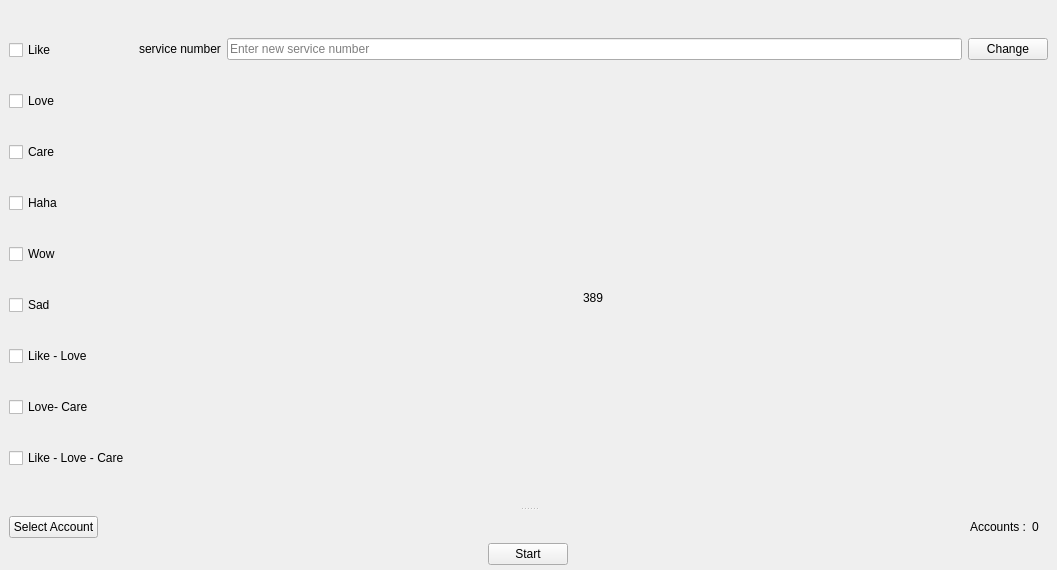
<?xml version="1.0" encoding="UTF-8"?>
<ui version="4.0">
 <class>Form</class>
 <widget class="QWidget" name="Form">
  <property name="geometry">
   <rect>
    <x>0</x>
    <y>0</y>
    <width>1057</width>
    <height>570</height>
   </rect>
  </property>
  <property name="windowTitle">
   <string>Form</string>
  </property>
  <property name="styleSheet">
   <string notr="true">QPushButton l{
		border:none;
		border-radius: 3px;
		text-align: left;
		padding: 8px 0 8px 15px;
		color: #788596;
	}

	QPushButton:hover {
		background-color: rgba( 86, 101, 115, 0.5);
	}

	QPushButton:checked {
		color: #fff;
	}
QScrollArea{
border: none;
}</string>
  </property>
  <layout class="QGridLayout" name="gridLayout_14">
   <property name="leftMargin">
    <number>0</number>
   </property>
   <property name="topMargin">
    <number>0</number>
   </property>
   <property name="rightMargin">
    <number>0</number>
   </property>
   <property name="bottomMargin">
    <number>0</number>
   </property>
   <property name="spacing">
    <number>0</number>
   </property>
   <item row="0" column="0">
    <widget class="QSplitter" name="splitter">
     <property name="orientation">
      <enum>Qt::Vertical</enum>
     </property>
     <widget class="QWidget" name="widget" native="true">
      <layout class="QVBoxLayout" name="verticalLayout_2">
       <property name="spacing">
        <number>0</number>
       </property>
       <property name="leftMargin">
        <number>9</number>
       </property>
       <property name="topMargin">
        <number>0</number>
       </property>
       <property name="rightMargin">
        <number>0</number>
       </property>
       <property name="bottomMargin">
        <number>0</number>
       </property>
       <item>
        <widget class="QWidget" name="widget_1" native="true">
         <layout class="QGridLayout" name="gridLayout_4">
          <property name="leftMargin">
           <number>0</number>
          </property>
          <property name="topMargin">
           <number>9</number>
          </property>
          <property name="rightMargin">
           <number>0</number>
          </property>
          <property name="bottomMargin">
           <number>0</number>
          </property>
          <property name="spacing">
           <number>0</number>
          </property>
          <item row="0" column="0">
           <widget class="QWidget" name="widget_check" native="true">
            <layout class="QVBoxLayout" name="verticalLayout_18">
             <property name="spacing">
              <number>0</number>
             </property>
             <property name="leftMargin">
              <number>0</number>
             </property>
             <property name="topMargin">
              <number>0</number>
             </property>
             <property name="rightMargin">
              <number>0</number>
             </property>
             <property name="bottomMargin">
              <number>0</number>
             </property>
             <item>
              <widget class="QCheckBox" name="like_check">
               <property name="text">
                <string>Like</string>
               </property>
              </widget>
             </item>
             <item>
              <widget class="QCheckBox" name="love_chek">
               <property name="text">
                <string>Love</string>
               </property>
              </widget>
             </item>
             <item>
              <widget class="QCheckBox" name="care_chek">
               <property name="text">
                <string>Care</string>
               </property>
              </widget>
             </item>
             <item>
              <widget class="QCheckBox" name="haha_chek">
               <property name="text">
                <string>Haha</string>
               </property>
              </widget>
             </item>
             <item>
              <widget class="QCheckBox" name="wow_chek">
               <property name="text">
                <string>Wow</string>
               </property>
              </widget>
             </item>
             <item>
              <widget class="QCheckBox" name="sad_chek">
               <property name="text">
                <string>Sad</string>
               </property>
              </widget>
             </item>
             <item>
              <widget class="QCheckBox" name="ll_check">
               <property name="text">
                <string>Like - Love</string>
               </property>
              </widget>
             </item>
             <item>
              <widget class="QCheckBox" name="lc_check">
               <property name="text">
                <string>Love- Care</string>
               </property>
              </widget>
             </item>
             <item>
              <widget class="QCheckBox" name="llc_chek">
               <property name="text">
                <string>Like - Love - Care</string>
               </property>
              </widget>
             </item>
            </layout>
           </widget>
          </item>
          <item row="0" column="1">
           <widget class="QStackedWidget" name="stackedWidget">
            <property name="currentIndex">
             <number>9</number>
            </property>
            <widget class="QWidget" name="page_Like">
             <layout class="QGridLayout" name="gridLayout_11">
              <property name="leftMargin">
               <number>0</number>
              </property>
              <property name="topMargin">
               <number>0</number>
              </property>
              <property name="rightMargin">
               <number>0</number>
              </property>
              <property name="bottomMargin">
               <number>0</number>
              </property>
              <property name="spacing">
               <number>0</number>
              </property>
              <item row="0" column="0">
               <widget class="QWidget" name="widget_17" native="true">
                <layout class="QHBoxLayout" name="horizontalLayout">
                 <item>
                  <widget class="QLabel" name="label_20">
                   <property name="text">
                    <string>service number</string>
                   </property>
                  </widget>
                 </item>
                 <item>
                  <widget class="QLineEdit" name="lineEdit_like">
                   <property name="placeholderText">
                    <string>Enter new service number</string>
                   </property>
                  </widget>
                 </item>
                 <item>
                  <widget class="QPushButton" name="pushButton_like">
                   <property name="text">
                    <string>Change</string>
                   </property>
                  </widget>
                 </item>
                </layout>
               </widget>
              </item>
              <item row="1" column="0">
               <widget class="QWidget" name="widget_18" native="true">
                <layout class="QGridLayout" name="gridLayout_9">
                 <item row="0" column="0" alignment="Qt::AlignHCenter">
                  <widget class="QLabel" name="label_like">
                   <property name="minimumSize">
                    <size>
                     <width>0</width>
                     <height>400</height>
                    </size>
                   </property>
                   <property name="text">
                    <string>2</string>
                   </property>
                  </widget>
                 </item>
                </layout>
               </widget>
              </item>
             </layout>
            </widget>
            <widget class="QWidget" name="page_Love">
             <layout class="QGridLayout" name="gridLayout_3">
              <property name="leftMargin">
               <number>0</number>
              </property>
              <property name="topMargin">
               <number>0</number>
              </property>
              <property name="rightMargin">
               <number>0</number>
              </property>
              <property name="bottomMargin">
               <number>0</number>
              </property>
              <property name="spacing">
               <number>0</number>
              </property>
              <item row="0" column="0">
               <widget class="QWidget" name="widget_26" native="true">
                <layout class="QHBoxLayout" name="horizontalLayout_3">
                 <item>
                  <widget class="QLabel" name="label_21">
                   <property name="text">
                    <string>service number</string>
                   </property>
                  </widget>
                 </item>
                 <item>
                  <widget class="QLineEdit" name="lineEdit_love">
                   <property name="placeholderText">
                    <string>Enter new service number</string>
                   </property>
                  </widget>
                 </item>
                 <item>
                  <widget class="QPushButton" name="pushButton_love">
                   <property name="text">
                    <string>Change</string>
                   </property>
                  </widget>
                 </item>
                </layout>
               </widget>
              </item>
              <item row="1" column="0">
               <widget class="QWidget" name="widget_25" native="true">
                <layout class="QGridLayout" name="gridLayout_15">
                 <item row="0" column="0" alignment="Qt::AlignHCenter">
                  <widget class="QLabel" name="label_love">
                   <property name="minimumSize">
                    <size>
                     <width>0</width>
                     <height>400</height>
                    </size>
                   </property>
                   <property name="text">
                    <string>3</string>
                   </property>
                  </widget>
                 </item>
                </layout>
               </widget>
              </item>
             </layout>
            </widget>
            <widget class="QWidget" name="page_none"/>
            <widget class="QWidget" name="page_care">
             <layout class="QGridLayout" name="gridLayout_5">
              <property name="leftMargin">
               <number>0</number>
              </property>
              <property name="topMargin">
               <number>0</number>
              </property>
              <property name="rightMargin">
               <number>0</number>
              </property>
              <property name="bottomMargin">
               <number>0</number>
              </property>
              <property name="spacing">
               <number>0</number>
              </property>
              <item row="0" column="0">
               <widget class="QWidget" name="widget_28" native="true">
                <layout class="QHBoxLayout" name="horizontalLayout_4">
                 <item>
                  <widget class="QLabel" name="label_22">
                   <property name="text">
                    <string>service number</string>
                   </property>
                  </widget>
                 </item>
                 <item>
                  <widget class="QLineEdit" name="lineEdit_care">
                   <property name="placeholderText">
                    <string>Enter new service number</string>
                   </property>
                  </widget>
                 </item>
                 <item>
                  <widget class="QPushButton" name="pushButton_care">
                   <property name="text">
                    <string>Change</string>
                   </property>
                  </widget>
                 </item>
                </layout>
               </widget>
              </item>
              <item row="1" column="0">
               <widget class="QWidget" name="widget_27" native="true">
                <layout class="QGridLayout" name="gridLayout_16">
                 <item row="0" column="0" alignment="Qt::AlignHCenter">
                  <widget class="QLabel" name="label_care">
                   <property name="minimumSize">
                    <size>
                     <width>0</width>
                     <height>400</height>
                    </size>
                   </property>
                   <property name="text">
                    <string>5</string>
                   </property>
                  </widget>
                 </item>
                </layout>
               </widget>
              </item>
             </layout>
            </widget>
            <widget class="QWidget" name="page_Haha">
             <layout class="QGridLayout" name="gridLayout_6">
              <property name="leftMargin">
               <number>0</number>
              </property>
              <property name="topMargin">
               <number>0</number>
              </property>
              <property name="rightMargin">
               <number>0</number>
              </property>
              <property name="bottomMargin">
               <number>0</number>
              </property>
              <property name="spacing">
               <number>0</number>
              </property>
              <item row="0" column="0">
               <widget class="QWidget" name="widget_30" native="true">
                <layout class="QHBoxLayout" name="horizontalLayout_6">
                 <item>
                  <widget class="QLabel" name="label_23">
                   <property name="text">
                    <string>service number</string>
                   </property>
                  </widget>
                 </item>
                 <item>
                  <widget class="QLineEdit" name="lineEdit_haha">
                   <property name="placeholderText">
                    <string>Enter new service number</string>
                   </property>
                  </widget>
                 </item>
                 <item>
                  <widget class="QPushButton" name="pushButton_haha">
                   <property name="text">
                    <string>Change</string>
                   </property>
                  </widget>
                 </item>
                </layout>
               </widget>
              </item>
              <item row="1" column="0">
               <widget class="QWidget" name="widget_29" native="true">
                <layout class="QGridLayout" name="gridLayout_17">
                 <item row="0" column="0" alignment="Qt::AlignHCenter">
                  <widget class="QLabel" name="label_haha">
                   <property name="minimumSize">
                    <size>
                     <width>0</width>
                     <height>400</height>
                    </size>
                   </property>
                   <property name="text">
                    <string>6</string>
                   </property>
                  </widget>
                 </item>
                </layout>
               </widget>
              </item>
             </layout>
            </widget>
            <widget class="QWidget" name="page_Wow">
             <layout class="QGridLayout" name="gridLayout_7">
              <property name="leftMargin">
               <number>0</number>
              </property>
              <property name="topMargin">
               <number>0</number>
              </property>
              <property name="rightMargin">
               <number>0</number>
              </property>
              <property name="bottomMargin">
               <number>0</number>
              </property>
              <property name="spacing">
               <number>0</number>
              </property>
              <item row="0" column="0">
               <widget class="QWidget" name="widget_32" native="true">
                <layout class="QHBoxLayout" name="horizontalLayout_7">
                 <item>
                  <widget class="QLabel" name="label_24">
                   <property name="text">
                    <string>service number</string>
                   </property>
                  </widget>
                 </item>
                 <item>
                  <widget class="QLineEdit" name="lineEdit_wow">
                   <property name="placeholderText">
                    <string>Enter new service number</string>
                   </property>
                  </widget>
                 </item>
                 <item>
                  <widget class="QPushButton" name="pushButton_wow">
                   <property name="text">
                    <string>Change</string>
                   </property>
                  </widget>
                 </item>
                </layout>
               </widget>
              </item>
              <item row="1" column="0">
               <widget class="QWidget" name="widget_31" native="true">
                <layout class="QGridLayout" name="gridLayout_18">
                 <item row="0" column="0" alignment="Qt::AlignHCenter">
                  <widget class="QLabel" name="label_wow">
                   <property name="minimumSize">
                    <size>
                     <width>0</width>
                     <height>400</height>
                    </size>
                   </property>
                   <property name="text">
                    <string>7</string>
                   </property>
                  </widget>
                 </item>
                </layout>
               </widget>
              </item>
             </layout>
            </widget>
            <widget class="QWidget" name="page_Sad">
             <layout class="QGridLayout" name="gridLayout_8">
              <property name="leftMargin">
               <number>0</number>
              </property>
              <property name="topMargin">
               <number>0</number>
              </property>
              <property name="rightMargin">
               <number>0</number>
              </property>
              <property name="bottomMargin">
               <number>0</number>
              </property>
              <property name="spacing">
               <number>0</number>
              </property>
              <item row="0" column="0">
               <widget class="QWidget" name="widget_34" native="true">
                <layout class="QHBoxLayout" name="horizontalLayout_5">
                 <item>
                  <widget class="QLabel" name="label_25">
                   <property name="text">
                    <string>service number</string>
                   </property>
                  </widget>
                 </item>
                 <item>
                  <widget class="QLineEdit" name="lineEdit_sad">
                   <property name="placeholderText">
                    <string>Enter new service number</string>
                   </property>
                  </widget>
                 </item>
                 <item>
                  <widget class="QPushButton" name="pushButton_sad">
                   <property name="text">
                    <string>Change</string>
                   </property>
                  </widget>
                 </item>
                </layout>
               </widget>
              </item>
              <item row="1" column="0">
               <widget class="QWidget" name="widget_33" native="true">
                <layout class="QGridLayout" name="gridLayout_19">
                 <item row="0" column="0" alignment="Qt::AlignHCenter">
                  <widget class="QLabel" name="label_sad">
                   <property name="minimumSize">
                    <size>
                     <width>0</width>
                     <height>400</height>
                    </size>
                   </property>
                   <property name="text">
                    <string>8</string>
                   </property>
                  </widget>
                 </item>
                </layout>
               </widget>
              </item>
             </layout>
            </widget>
            <widget class="QWidget" name="page_ll">
             <layout class="QGridLayout" name="gridLayout_12">
              <property name="leftMargin">
               <number>0</number>
              </property>
              <property name="topMargin">
               <number>0</number>
              </property>
              <property name="rightMargin">
               <number>0</number>
              </property>
              <property name="bottomMargin">
               <number>0</number>
              </property>
              <property name="spacing">
               <number>0</number>
              </property>
              <item row="0" column="0">
               <widget class="QWidget" name="widget_36" native="true">
                <layout class="QHBoxLayout" name="horizontalLayout_8">
                 <item>
                  <widget class="QLabel" name="label_26">
                   <property name="text">
                    <string>service number</string>
                   </property>
                  </widget>
                 </item>
                 <item>
                  <widget class="QLineEdit" name="lineEdit_ll">
                   <property name="placeholderText">
                    <string>Enter new service number</string>
                   </property>
                  </widget>
                 </item>
                 <item>
                  <widget class="QPushButton" name="pushButton_ll">
                   <property name="text">
                    <string>Change</string>
                   </property>
                  </widget>
                 </item>
                </layout>
               </widget>
              </item>
              <item row="1" column="0">
               <widget class="QWidget" name="widget_35" native="true">
                <layout class="QGridLayout" name="gridLayout_20">
                 <item row="0" column="0" alignment="Qt::AlignHCenter">
                  <widget class="QLabel" name="label_ll">
                   <property name="minimumSize">
                    <size>
                     <width>0</width>
                     <height>400</height>
                    </size>
                   </property>
                   <property name="text">
                    <string>390</string>
                   </property>
                  </widget>
                 </item>
                </layout>
               </widget>
              </item>
             </layout>
            </widget>
            <widget class="QWidget" name="page_lc">
             <layout class="QGridLayout" name="gridLayout_2">
              <property name="leftMargin">
               <number>0</number>
              </property>
              <property name="topMargin">
               <number>0</number>
              </property>
              <property name="rightMargin">
               <number>0</number>
              </property>
              <property name="bottomMargin">
               <number>0</number>
              </property>
              <property name="spacing">
               <number>0</number>
              </property>
              <item row="0" column="0">
               <widget class="QWidget" name="widget_38" native="true">
                <layout class="QHBoxLayout" name="horizontalLayout_9">
                 <item>
                  <widget class="QLabel" name="label_27">
                   <property name="text">
                    <string>service number</string>
                   </property>
                  </widget>
                 </item>
                 <item>
                  <widget class="QLineEdit" name="lineEdit_lc">
                   <property name="placeholderText">
                    <string>Enter new service number</string>
                   </property>
                  </widget>
                 </item>
                 <item>
                  <widget class="QPushButton" name="pushButton_lc">
                   <property name="text">
                    <string>Change</string>
                   </property>
                  </widget>
                 </item>
                </layout>
               </widget>
              </item>
              <item row="1" column="0">
               <widget class="QWidget" name="widget_37" native="true">
                <layout class="QGridLayout" name="gridLayout_21">
                 <item row="0" column="0" alignment="Qt::AlignHCenter">
                  <widget class="QLabel" name="label_lc">
                   <property name="minimumSize">
                    <size>
                     <width>0</width>
                     <height>400</height>
                    </size>
                   </property>
                   <property name="text">
                    <string>391</string>
                   </property>
                  </widget>
                 </item>
                </layout>
               </widget>
              </item>
             </layout>
            </widget>
            <widget class="QWidget" name="page_llc">
             <layout class="QGridLayout" name="gridLayout">
              <property name="leftMargin">
               <number>0</number>
              </property>
              <property name="topMargin">
               <number>0</number>
              </property>
              <property name="rightMargin">
               <number>0</number>
              </property>
              <property name="bottomMargin">
               <number>0</number>
              </property>
              <property name="spacing">
               <number>0</number>
              </property>
              <item row="0" column="0">
               <widget class="QWidget" name="widget_40" native="true">
                <layout class="QHBoxLayout" name="horizontalLayout_10">
                 <item>
                  <widget class="QLabel" name="label_28">
                   <property name="text">
                    <string>service number</string>
                   </property>
                  </widget>
                 </item>
                 <item>
                  <widget class="QLineEdit" name="lineEdit_llc">
                   <property name="placeholderText">
                    <string>Enter new service number</string>
                   </property>
                  </widget>
                 </item>
                 <item>
                  <widget class="QPushButton" name="pushButton_llc">
                   <property name="text">
                    <string>Change</string>
                   </property>
                  </widget>
                 </item>
                </layout>
               </widget>
              </item>
              <item row="1" column="0">
               <widget class="QWidget" name="widget_39" native="true">
                <layout class="QGridLayout" name="gridLayout_22">
                 <item row="0" column="0" alignment="Qt::AlignHCenter">
                  <widget class="QLabel" name="label_llc">
                   <property name="minimumSize">
                    <size>
                     <width>0</width>
                     <height>400</height>
                    </size>
                   </property>
                   <property name="text">
                    <string>389</string>
                   </property>
                  </widget>
                 </item>
                </layout>
               </widget>
              </item>
             </layout>
            </widget>
           </widget>
          </item>
         </layout>
        </widget>
       </item>
      </layout>
     </widget>
     <widget class="QWidget" name="widget_2" native="true">
      <layout class="QGridLayout" name="gridLayout_10">
       <property name="leftMargin">
        <number>0</number>
       </property>
       <property name="topMargin">
        <number>0</number>
       </property>
       <property name="rightMargin">
        <number>0</number>
       </property>
       <property name="bottomMargin">
        <number>0</number>
       </property>
       <property name="spacing">
        <number>0</number>
       </property>
       <item row="0" column="0">
        <widget class="QWidget" name="widget_23" native="true">
         <layout class="QVBoxLayout" name="verticalLayout_26">
          <property name="spacing">
           <number>0</number>
          </property>
          <property name="leftMargin">
           <number>0</number>
          </property>
          <property name="topMargin">
           <number>0</number>
          </property>
          <property name="rightMargin">
           <number>0</number>
          </property>
          <property name="bottomMargin">
           <number>0</number>
          </property>
          <item>
           <widget class="QWidget" name="widget_Select_4" native="true">
            <layout class="QHBoxLayout" name="horizontalLayout_18">
             <property name="spacing">
              <number>0</number>
             </property>
             <property name="leftMargin">
              <number>9</number>
             </property>
             <property name="topMargin">
              <number>0</number>
             </property>
             <property name="rightMargin">
              <number>9</number>
             </property>
             <property name="bottomMargin">
              <number>0</number>
             </property>
             <item alignment="Qt::AlignLeft">
              <widget class="QPushButton" name="Select_Account">
               <property name="text">
                <string>Select Account</string>
               </property>
              </widget>
             </item>
             <item alignment="Qt::AlignRight">
              <widget class="QWidget" name="widget_24" native="true">
               <layout class="QHBoxLayout" name="horizontalLayout_19">
                <item>
                 <widget class="QLabel" name="Accounts_4">
                  <property name="text">
                   <string>Accounts :</string>
                  </property>
                 </widget>
                </item>
                <item>
                 <widget class="QLabel" name="Number_Account">
                  <property name="text">
                   <string>0</string>
                  </property>
                 </widget>
                </item>
               </layout>
              </widget>
             </item>
            </layout>
           </widget>
          </item>
          <item alignment="Qt::AlignHCenter|Qt::AlignVCenter">
           <widget class="QPushButton" name="Start">
            <property name="styleSheet">
             <string notr="true">QPushButton:checked{
background-color: rgb(255, 0, 0);
}
</string>
            </property>
            <property name="text">
             <string>Start</string>
            </property>
            <property name="checkable">
             <bool>true</bool>
            </property>
           </widget>
          </item>
         </layout>
        </widget>
       </item>
       <item row="1" column="0">
        <widget class="QWidget" name="widget_Info" native="true"/>
       </item>
      </layout>
     </widget>
    </widget>
   </item>
  </layout>
 </widget>
 <resources>
  <include location="../../static/resource.qrc"/>
 </resources>
 <connections/>
</ui>
